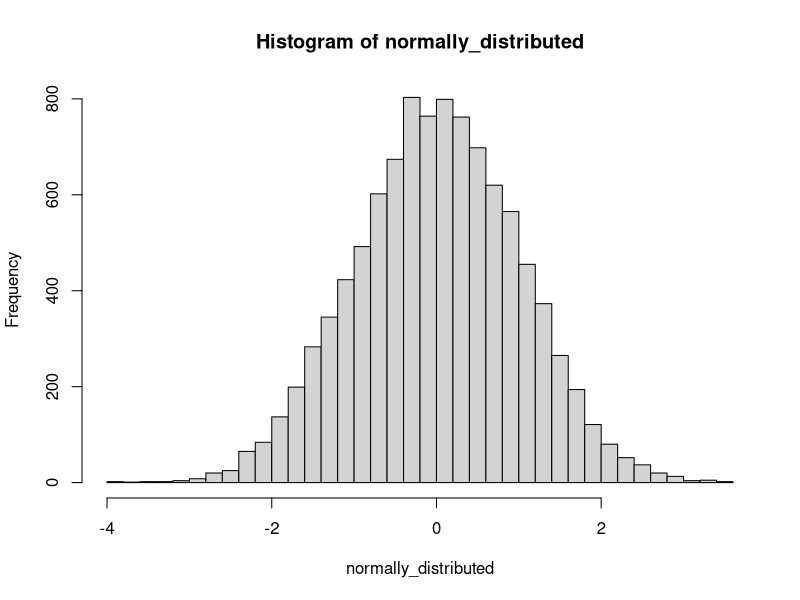
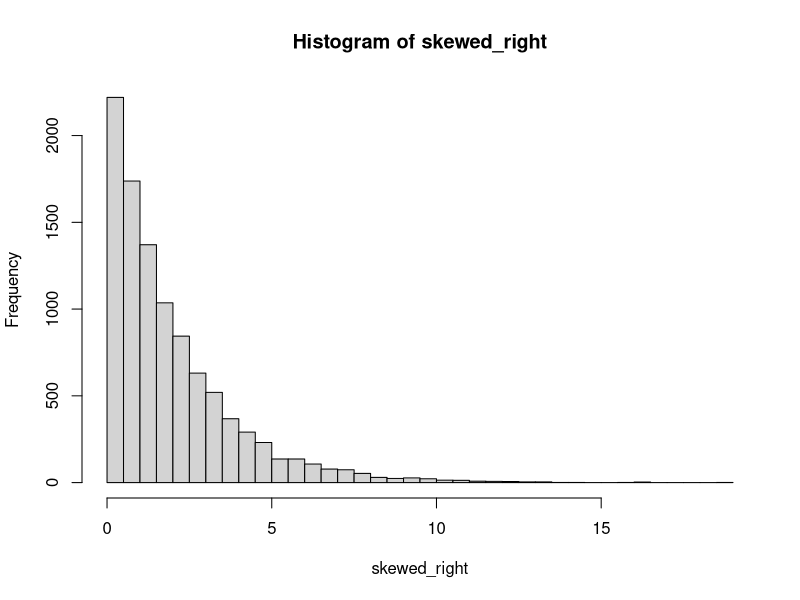

Write the R code that produced these figures, in order. (Note: this script raises an error after producing the figures.)
# library(caret) #learn this
# library(RANN)

normally_distributed <- rnorm(10000) # norm vectors
hist(normally_distributed, breaks =30)


skewed_right <- rexp(10000,0.5) # skewed right data generated
hist(skewed_right, breaks = 50)

sqrt_transformed <- sqrt(skewed_data) #sqrt transformed data
hist(sqrt_transformed, breaks=50)

log_transformed <- log(skewed_data + 1) #sqrt transformed data
hist(log_transformed, breaks=50)

